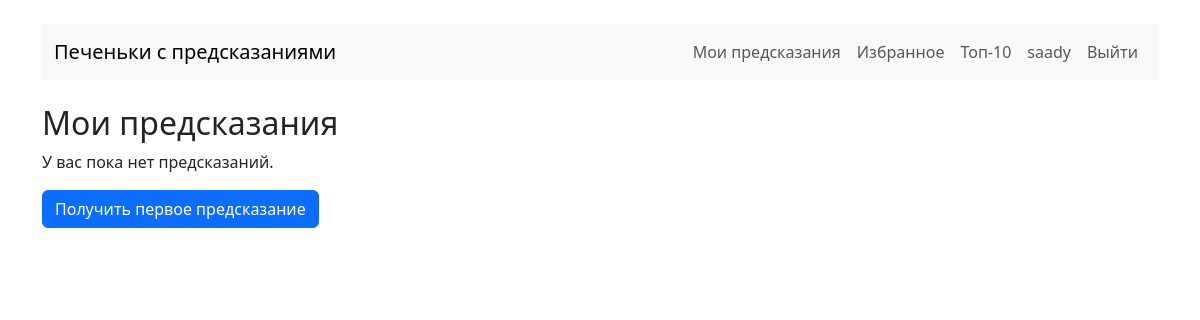
The page /my-predictions/ (signed in) on the database as committed earlier.
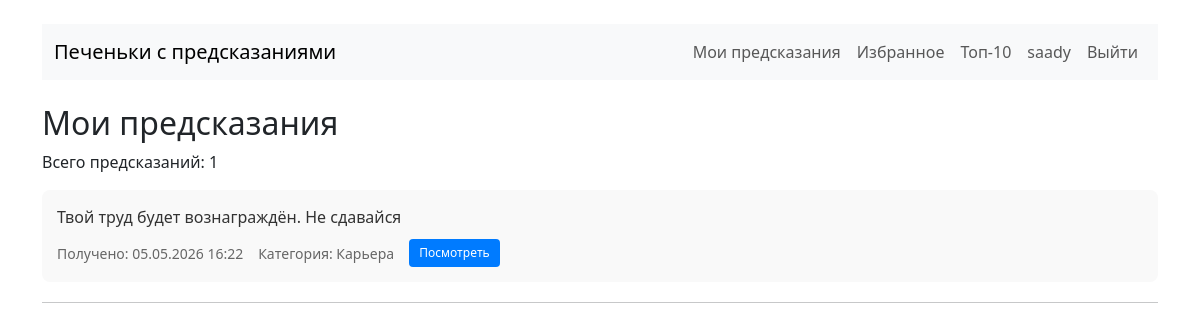
The same page on the database as committed later.
### predictions/models.py (models this page shows, shortened)
class UserPrediction(models.Model):
    user = models.ForeignKey(
        'users.CustomUser',
        on_delete=models.CASCADE,
        verbose_name="Пользователь"
    )
    cookie = models.ForeignKey(
        FortuneCookie,
        on_delete=models.CASCADE,
        verbose_name="Предсказание"
    )
    received_at = models.DateTimeField(auto_now_add=True, verbose_name="Получено")
    is_favorite = models.BooleanField(default=False, verbose_name="В избранном")
    class Meta:
        unique_together = ['user', 'cookie']
        verbose_name = "Полученное предсказание"
        verbose_name_plural = "Полученные предсказания"

class FortuneCookie(models.Model):
    text = models.TextField(verbose_name="Текст предсказания")
    category = models.ForeignKey(
        'Category',
        on_delete=models.CASCADE,
        related_name='cookies',
        verbose_name="Категория"
    )
    created_by = models.ForeignKey(
        'users.CustomUser',
        on_delete=models.SET_NULL,
        null=True,
        blank=True,
        verbose_name="Создано пользователем"
    )
    is_active = models.BooleanField(default=True, verbose_name="Активно")
    created_at = models.DateTimeField(auto_now_add=True, verbose_name="Дата создания")
    usage_count = models.PositiveIntegerField(default=0, verbose_name="Количество использований")
    class Meta:
        verbose_name = "Печенье с предсказанием"
        verbose_name_plural = "Печеньки с предсказаниями"

class Category(models.Model):
    name = models.CharField(max_length=50, verbose_name="Название")
    description = models.TextField(blank=True, verbose_name="Описание")
    class Meta:
        verbose_name = "Категория"
        verbose_name_plural = "Категории"

### predictions/views.py (the view)
# urls.py: path('my-predictions/', views.my_predictions, name='my_predictions'),
@login_required
def my_predictions(request):
    predictions_list = UserPrediction.objects.filter(
        user=request.user
    ).order_by('-received_at')
    context = {
        'predictions_list': predictions_list,
        'total_count': predictions_list.count(),
    }
    return render(request, 'my_predictions.html', context)

### predictions/templates/my_predictions.html (shortened to what this page needs)
{% extends 'base.html' %}
{% block content %}
<div class="my-predictions">
    <h2>Мои предсказания</h2>
    {% if predictions_list %}
        <p>Всего предсказаний: {{ total_count }}</p>
        <div class="predictions-list">
            {% for prediction in predictions_list %}
                <div class="prediction-item">
                    <div class="prediction-text">
                        {{ prediction.cookie.text|truncatechars:100 }}
                    </div>
                    <div class="prediction-meta">
                        <span class="date">Получено: {{ prediction.received_at|date:"d.m.Y H:i" }}</span>
                        <span class="category">Категория: {{ prediction.cookie.category.name }}</span>
                        <a href="{% url 'prediction_result' prediction.id %}" class="btn-view">
                            Посмотреть
                        </a>
                    </div>
                </div>
                <hr>
            {% endfor %}
        </div>
    {% else %}
        <p>У вас пока нет предсказаний.</p>
        <a href="{% url 'get_prediction' %}" class="btn btn-primary">
            Получить первое предсказание
        </a>
    {% endif %}
</div>
{% endblock %}

Rows that differ between the two databases and show on the page:
added UserPrediction: cookie.text "Твой труд будет вознаграждён. Не сдавайся", received_at "05.05.2026 16:22", cookie.category.name "Карьера"
Other text that changed with them:
{{ total_count }}: (not shown) → "1"
text no longer shown: "У вас пока нет предсказаний. Получить первое предсказание"
text now shown: "Всего предсказаний:"
